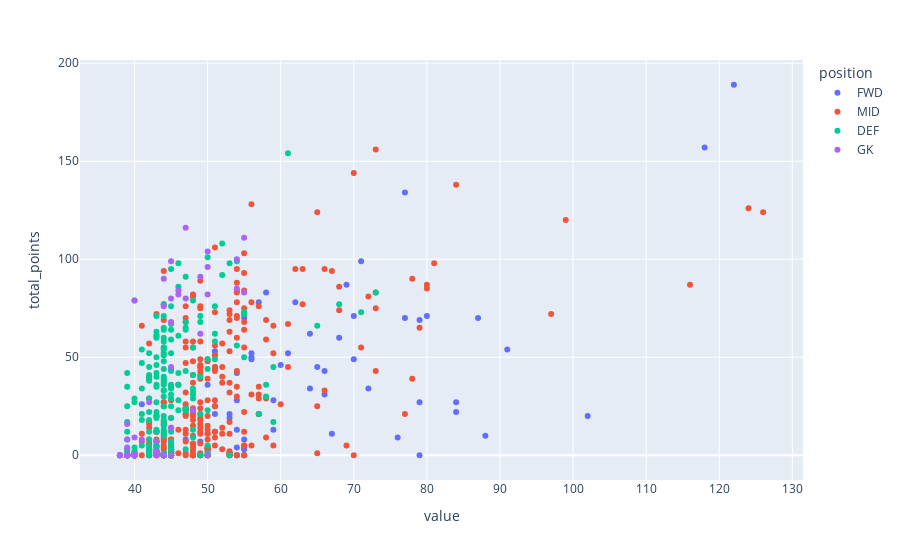

Notebook source saved alongside this figure:
### Code cell
px.scatter(agg_points_val, x= 'value', y= 'total_points', color= 'position', hover_data=['name']).show()

### Figure 1 — Plotly figure (JSON) as saved in the notebook; plotly's stock layout.template omitted (floating-point values rounded to 4 significant figures; data arrays with more than 128 entries replaced by an {"elided": "..."} marker saying what was removed)
{"data": [{"customdata": [["Erling Haaland"], ["Harry Kane"], ["Ivan Toney"], ["Ollie Watkins"], ["Aleksandar Mitrović"], ["Bryan Mbeumo"], ["Che Adams"], ["Brennan Johnson"], ["Callum Wilson"], ["Roberto Firmino"], ["Dominic Solanke"], ["Darwin Núñez Ribeiro"], ["Kai Havertz"], ["Gabriel Fernando de Jesus"], ["Danny Ings"], ["Eddie Nketiah"], ["Jamie Vardy"], ["Kieffer Moore"], ["Taiwo Awoniyi"], ["Kelechi Iheanacho"], ["Odsonne Edouard"], ["Chris Wood"], ["Michail Antonio"], ["Patson Daka"], ["Julián Álvarez"], ["Danny Welbeck"], ["Gianluca Scamacca"], ["Adam Armstrong"], ["Wilfried Gnonto"], ["Evan Ferguson"], ["Patrick Bamford"], ["Anthony Martial"], ["Alexander Isak"], ["Carlos Vinícius Alves Morais"], ["Neal Maupay"], ["Richarlison de Andrade"], ["Dominic Calvert-Lewin"], ["Sam Greenwood"], ["Jean-Philippe Mateta"], ["Pierre-Emerick Aubameyang"], ["Armando Broja"], ["Joe Gelhardt"], ["Sam Surridge"], ["Emmanuel Dennis"], ["Cristiano Ronaldo dos Santos Aveiro"], ["Sékou Mara"], ["Diego Da Silva Costa"], ["Wout Weghorst"], ["Deniz Undav"], ["Raúl Jiménez"], ["Diogo Teixeira da Silva"], ["João Félix Sequeira"], ["Matheus Santos Carneiro Da Cunha"], ["Julio Enciso"], ["Salomón Rondón"], ["Jay Stansfield"], ["Cameron Archer"], ["Ellis Simms"], ["Paul Onuachu"], ["Antoine Semenyo"], ["Halil Dervişoğlu"], ["Georginio Rutter"], ["Jhon Durán"], ["David Datro Fofana"], ["Thomas Cannon"], ["Mateo Joseph Fernández"], ["Divin Mubama"], ["Sasa Kalajdzic"], ["Fabio Silva"], ["Daniel Adu-Adjei"], ["Sonny Perkins"], ["Dominic Sadi"], ["Shola Shoretire"], ["Dwight Gayle"], ["Euan Pollock"], ["Dane Scarlett"], ["Christian Saydee"], ["Dale Taylor"], ["Terry Ablade"], ["Christian Benteke"], ["Timo Werner"], ["Troy Parrott"], ["Rodrigo Muniz Carvalho"], ["Keinan Davis"], ["John-Kymani Gordon"], ["Luke Plange"], ["Lyle Taylor"], ["Liam Delap"], ["Marcus Forss"], ["Jimmy Morgan"], ["Nathan Butler-Oyedeji"], ["Nathan Fraser"]], "hovertemplate": "position=FWD<br>value=%{x}<br>total_points=%{y}<br>name=%{customdata[0]}<extra></extra>", "legendgroup": "FWD", "marker": {"color": "#636efa", "symbol": "circle"}, "mode": "markers", "name": "FWD", "orientation": "v", "showlegend": true, "type": "scatter", "x": [122, 118, 77, 71, 69, 58, 62, 57, 70, 80, 55, 87, 77, 79, 64, 68, 91, 51, 56, 61, 51, 56, 70, 56, 60, 65, 66, 54, 50, 46, 72, 64, 66, 54, 59, 84, 79, 41, 51, 84, 53, 51, 47, 57, 102, 53, 54, 59, 51, 67, 88, 76, 55, 47, 49, 45, 42, 45, 55, 50, 45, 54, 55, 50, 45, 45, 45, 53, 55, 45, 45, 45, 45, 45, 45, 45, 45, 45, 45, 55, 79, 45, 54, 54, 45, 45, 42, 44, 45, 45, 45, 45], "xaxis": "x", "y": [189, 157, 134, 99, 87, 83, 78, 78, 71, 71, 70, 70, 70, 69, 62, 60, 54, 53, 52, 52, 51, 50, 49, 49, 46, 45, 43, 42, 36, 36, 34, 34, 31, 28, 28, 27, 27, 26, 25, 22, 21, 21, 21, 21, 20, 19, 13, 13, 12, 11, 10, 9, 8, 8, 7, 7, 6, 5, 4, 4, 4, 4, 3, 2, 2, 2, 1, 1, 0, 0, 0, 0, 0, 0, 0, 0, 0, 0, 0, 0, 0, 0, 0, 0, 0, 0, 0, 0, 0, 0, 0, 0], "yaxis": "y"}, {"customdata": {"elided": "322x1 str values"}, "hovertemplate": "position=MID<br>value=%{x}<br>total_points=%{y}<br>name=%{customdata[0]}<extra></extra>", "legendgroup": "MID", "marker": {"color": "#EF553B", "symbol": "circle"}, "mode": "markers", "name": "MID", "orientation": "v", "showlegend": true, "type": "scatter", "x": {"elided": "322 int values"}, "xaxis": "x", "y": {"elided": "322 int values"}, "yaxis": "y"}, {"customdata": {"elided": "254x1 str values"}, "hovertemplate": "position=DEF<br>value=%{x}<br>total_points=%{y}<br>name=%{customdata[0]}<extra></extra>", "legendgroup": "DEF", "marker": {"color": "#00cc96", "symbol": "circle"}, "mode": "markers", "name": "DEF", "orientation": "v", "showlegend": true, "type": "scatter", "x": {"elided": "254 int values"}, "xaxis": "x", "y": {"elided": "254 int values"}, "yaxis": "y"}, {"customdata": [["David Raya Martin"], ["Nick Pope"], ["David De Gea Quintana"], ["Alisson Ramses Becker"], ["Bernd Leno"], ["José Malheiro de Sá"], ["Aaron Ramsdale"], ["Vicente Guaita"], ["Ederson Santana de Moraes"], ["Dean Henderson"], ["Hugo Lloris"], ["Robert Sánchez"], ["Lukasz Fabianski"], ["Illan Meslier"], ["Kepa Arrizabalaga"], ["Danny Ward"], ["Jordan Pickford"], ["Gavin Bazunu"], ["Emiliano Martínez Romero"], ["Norberto Murara Neto"], ["Mark Travers"], ["Edouard Mendy"], ["Robin Olsen"], ["Keylor Navas"], ["Asmir Begović"], ["Martin Dubravka"], ["Fraser Forster"], ["Marek Rodák"], ["Wayne Hennessey"], ["Alphonse Areola"], ["Daniel Iversen"], ["Eldin Jakupovic"], ["Sam Johnstone"], ["Daniel Bentley"], ["Scott Carson"], ["Darren Randolph"], ["Ellery Balcombe"], ["Stefan Ortega Moreno"], ["Viljami Sinisalo"], ["Will Dennis"], ["Willy Caballero"], ["Alex Smithies"], ["Alex McCarthy"], ["Adrián San Miguel del Castillo"], ["Zack Steffen"], ["Caoimhin Kelleher"], ["Thomas Strakosha"], ["Cameron Plain"], ["Brice Samba"], ["Tom Heaton"], ["Brandon Austin"], ["Mateusz Lis"], ["Kasper Schmeichel"], ["Karl Hein"], ["Matija Šarkić"], ["Karl Darlow"], ["Matt Turner"], ["Matthew Cox"], ["Joseph Whitworth"], ["Joseph Anang"], ["Jordan Smith"], ["Joel Robles"], ["Kjell Scherpen"], ["Matej Kovár"], ["Loris Karius"], ["Marcus Bettinelli"], ["Krisztián Hegyi"], ["Kristoffer Klaesson"], ["Filip Marschall"], ["Harvey Davies"], ["Paulo Gazzaniga Farias"], ["Jackson Smith"], ["Jack Butland"], ["Remi Matthews"], ["Nathan Bishop"], ["Jason Steele"], ["Oliwier Zych"], ["Owen Goodman"]], "hovertemplate": "position=GK<br>value=%{x}<br>total_points=%{y}<br>name=%{customdata[0]}<extra></extra>", "legendgroup": "GK", "marker": {"color": "#ab63fa", "symbol": "circle"}, "mode": "markers", "name": "GK", "orientation": "v", "showlegend": true, "type": "scatter", "x": [47, 55, 50, 54, 45, 50, 49, 44, 54, 46, 55, 46, 50, 45, 47, 40, 44, 45, 49, 45, 42, 48, 39, 45, 40, 41, 39, 43, 39, 43, 38, 40, 44, 40, 38, 40, 40, 38, 40, 39, 39, 39, 43, 39, 40, 40, 43, 40, 45, 39, 39, 40, 50, 40, 39, 39, 38, 39, 40, 40, 40, 40, 40, 40, 39, 40, 40, 39, 40, 40, 40, 39, 44, 40, 40, 39, 40, 40], "xaxis": "x", "y": [116, 111, 104, 100, 99, 96, 91, 90, 85, 84, 83, 82, 82, 80, 80, 79, 76, 68, 62, 45, 27, 23, 16, 14, 9, 8, 8, 7, 4, 2, 0, 0, 0, 0, 0, 0, 0, 0, 0, 0, 0, 0, 0, 0, 0, 0, 0, 0, 0, 0, 0, 0, 0, 0, 0, 0, 0, 0, 0, 0, 0, 0, 0, 0, 0, 0, 0, 0, 0, 0, 0, 0, 0, 0, 0, 0, 0, 0], "yaxis": "y"}], "layout": {"legend": {"title": {"text": "position"}, "tracegroupgap": 0}, "margin": {"t": 60}, "xaxis": {"anchor": "y", "domain": [0, 1], "title": {"text": "value"}}, "yaxis": {"anchor": "x", "domain": [0, 1], "title": {"text": "total_points"}}}}
